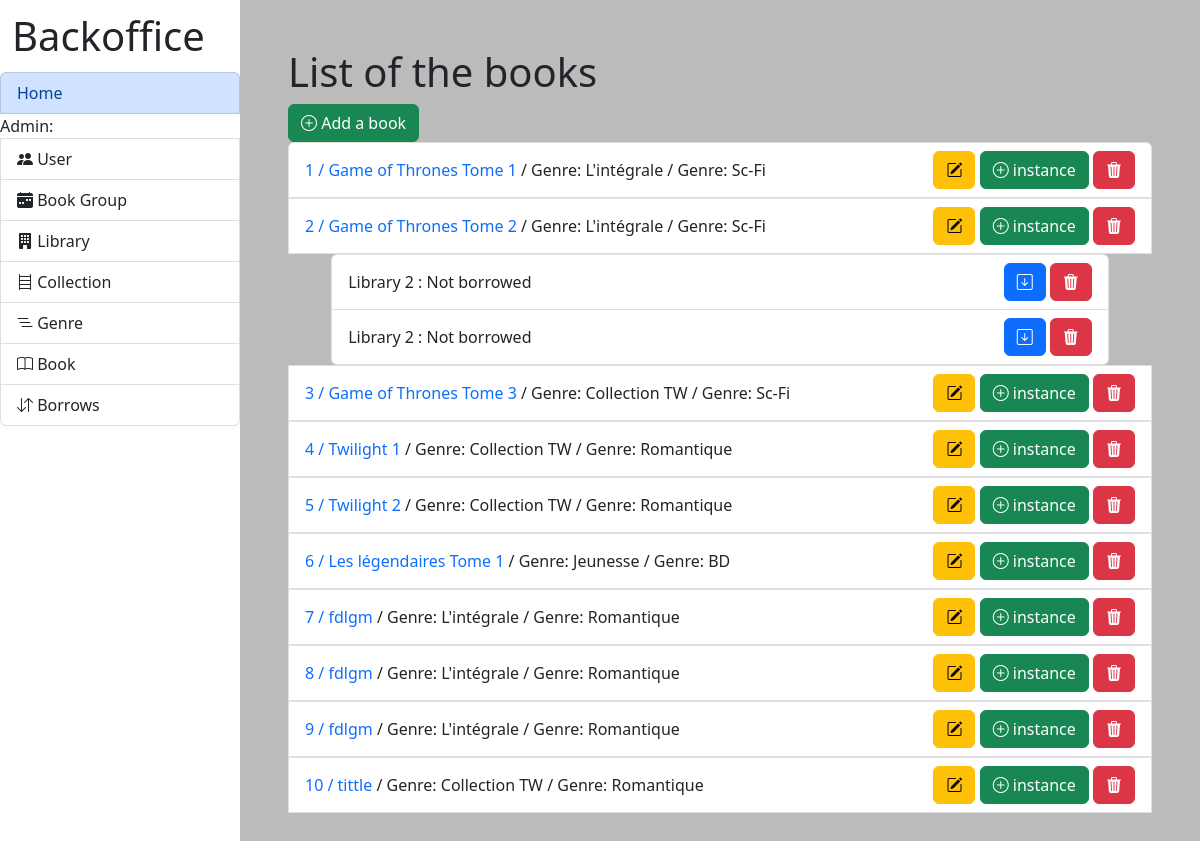
Page /lib/admin/book/list/ on the earlier database version.
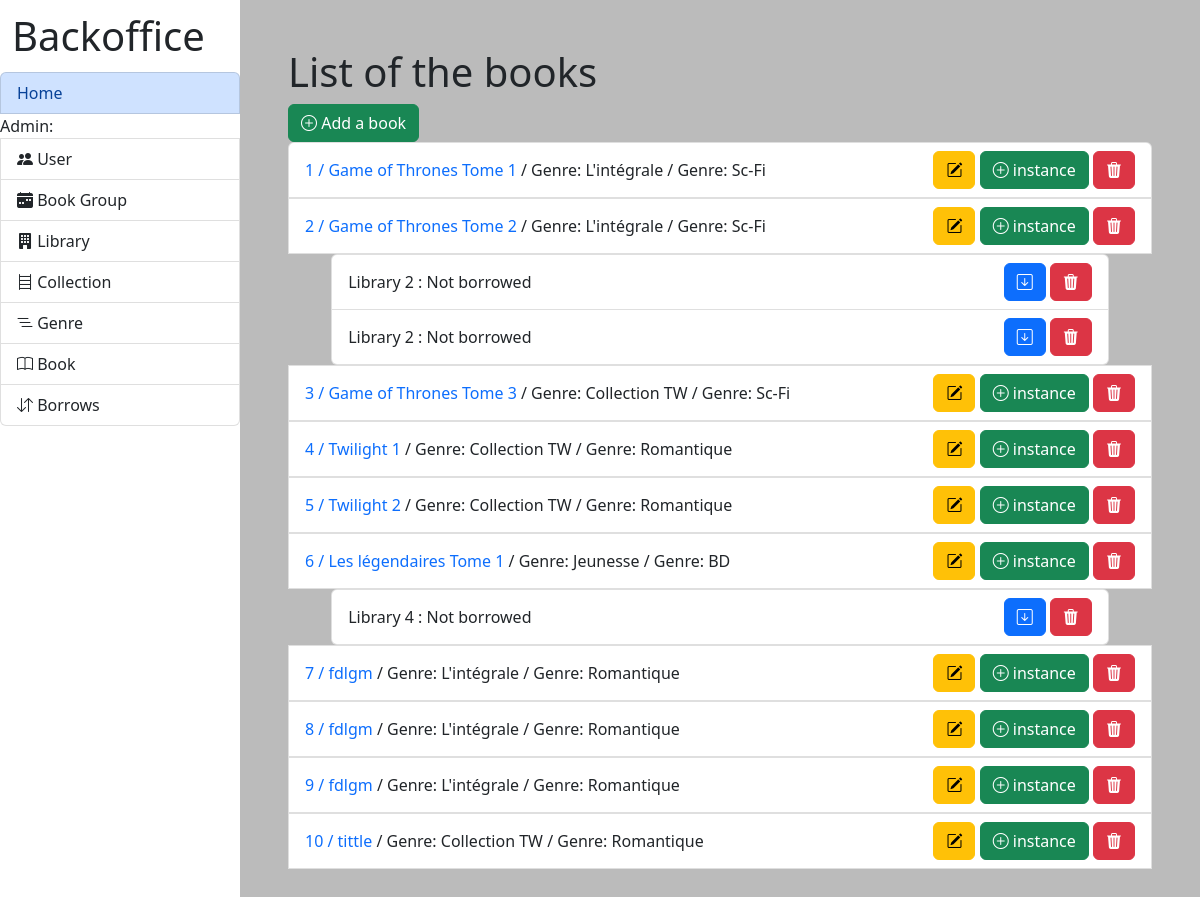
Same page on the later database version.
### lib/models.py (models this page shows, shortened)
class Books(models.Model):
    collection = models.ForeignKey(Collection, on_delete=models.RESTRICT)
    genre = models.ForeignKey(Genre, on_delete=models.RESTRICT)
    title = models.CharField(max_length=200)
    author = models.CharField(max_length=200)
    url_image = models.CharField(max_length=500)
    publisher = models.CharField(max_length=200)
    creation_date = models.DateTimeField(auto_now_add=True)
    modification_date = models.DateTimeField(auto_now=True)

class Collection(models.Model):
    name = models.CharField(max_length=200)
    creation_date = models.DateTimeField(auto_now_add=True)
    modification_date = models.DateTimeField(auto_now=True)

class Genre(models.Model):
    name = models.CharField(max_length=200)
    creation_date = models.DateTimeField(auto_now_add=True)
    modification_date = models.DateTimeField(auto_now=True)

class InstanceBook(models.Model):
    id_user = models.ForeignKey(User, on_delete=models.RESTRICT, null=True)
    id_books = models.ForeignKey(Books, on_delete=models.CASCADE)
    id_library = models.ForeignKey(Library, on_delete=models.CASCADE)
    borrowing_date = models.DateField(null=True, blank=True)
    max_date = models.DateField(null=True, blank=True)
    status = models.IntegerField(default=0)

class Library(models.Model):
    name = models.CharField(max_length=200)
    address_name = models.TextField(max_length=500)
    address_city = models.TextField(max_length=500)
    address_country = models.TextField(max_length=500)
    address_zip_code = models.TextField(max_length=500)
    creation_date = models.DateTimeField(auto_now_add=True)
    modification_date = models.DateTimeField(auto_now=True)

### lib/views.py (the view)
# urls.py: path('admin/book/list/', views.list_books_admin, name='list_books_admin'), #admin, bookseller
def list_books_admin(request):
    if request.user.is_authenticated and UserData.objects.get(user=request.user).role not in ['admin', 'bookseller']:
        messages.error(request, '403, Access denied')
        return redirect('index')
    return render(request, 'admin/book/list_books.html')

### library/context_processors.py (called while the page is built)
def extras(request):
    libraries = Library.objects.all()
    genre = Genre.objects.all()
    collection = Collection.objects.all()
    users = User.objects.all().order_by('-date_joined')
    userdata = UserData.objects.all()
    books = Books.objects.all()
    instances = InstanceBook.objects.all()
    lecture_group = LectureGroup.objects.all()
    lecturer = Lecturer.objects.all()
    forum = Forum.objects.all()
    return {
        'context_libraries': libraries,
        'context_genre': genre,
        'context_collection': collection,
        'context_users': users,
        'context_user_data': userdata,
        'context_books': books,
        'context_instances': instances,
        'context_lecture_group': lecture_group,
        'context_lecturer': lecturer,
        'context_forums': forum,
    }

### lib/templates/admin/book/list_books.html (shortened to what this page needs)
{% extends 'admin/index.html' %}
{% block content %} {% load permission_tags %}
<h1>List of the books</h1>
<a class="btn btn-success" href="{% url 'add_book_admin' %}" role="button">
  <i class="bi bi-plus-circle"></i> Add a book
</a>
<ul class="list-group">
  {% for book in context_books %}
  <li class="list-group-item d-flex justify-content-between align-items-center">
    <div>
      <a href="{% url 'book_page_admin' book.pk %}">
        {{ book.pk }} / {{ book.title }}
      </a>
        {% if book.collection.name == "No collection" %}
          <span style="color:#ad1409">
            / Genre: {{ book.collection.name }}
          </span>
        {% else %}
          / Genre: {{ book.collection.name }}
        {% endif %}
        {% if book.genre.name == "No genre" %}
          <span style="color:#ad1409">
            / Genre: {{ book.genre.name }}
          </span>
        {% else %}
          / Genre: {{ book.genre.name }}
        {% endif %}
    </div>
    <div>
      <a
        class="btn btn-warning"
        href="{% url 'edit_book_admin' book.pk %}"
        role="button"
      >
        <i class="bi bi-pencil-square"></i>
      </a>
      {% if user|has_role:'bookseller,admin' %}
      <a
        class="btn btn-success"
        href="{% url 'add_instance_admin' book.pk %}"
        role="button"
      >
        <i class="bi bi-plus-circle"></i> instance
      </a>
      <a
        class="btn btn-danger"
        href="{% url 'delete_book_admin' book.pk %}"
        role="button"
      >
        <i class="bi bi-trash3-fill"></i>
      </a>
      {% endif %}
    </div>
  </li>
  <ul class="list-group">
    {% for instance in context_instances %} {% if instance.id_books == book and instance.status == 0 %}
    <li
      class="list-group-item d-flex justify-content-between align-items-center instance_admin"
    >
      {{ instance.id_library.name }} : Not borrowed
      <div>
        <a
          class="btn btn-primary"
          href="{% url 'borrow_book_admin' instance.pk %}"
          role="button"
        >
          <i class="bi bi-arrow-down-square"></i>
        </a>
        <a
          class="btn btn-danger"
          href="{% url 'delete_instance_admin' instance.pk %}"
          role="button"
        >
          <i class="bi bi-trash3-fill"></i>
        </a>
      </div>
    </li>
    {% endif %} {% endfor %}
  </ul>
  {% endfor %}
</ul>
{% endblock content %}

Differences in the rows shown:
added InstanceBook: id_library.name "Library 4", shown under Books "Les légendaires Tome 1"
